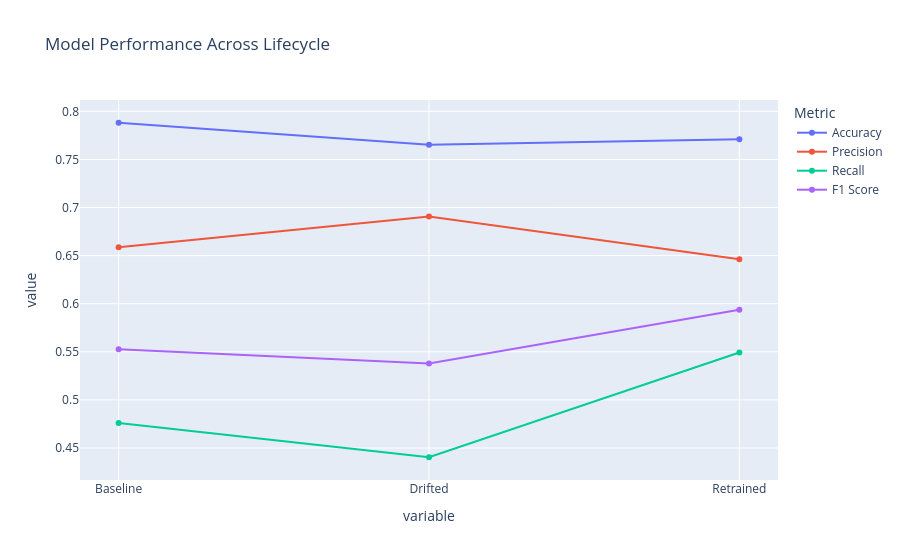

Notebook code for this chart:
### Markdown cell above
## 2. Performance Recovery

### Code cell
perf_df = final_results.melt(id_vars="Metric",
                            value_vars=["Baseline", "Drifted", "Retrained"])

fig_perf = px.line(
    perf_df,
    x="variable",
    y="value",
    color="Metric",
    markers=True,
    title="Model Performance Across Lifecycle"
)

fig_perf.show()

### Figure 1 — Plotly figure (JSON) as saved in the notebook; plotly's stock layout.template omitted (floating-point values rounded to 4 significant figures)
{"data": [{"hovertemplate": "Metric=Accuracy<br>variable=%{x}<br>value=%{y}<extra></extra>", "legendgroup": "Accuracy", "line": {"color": "#636efa", "dash": "solid"}, "marker": {"symbol": "circle"}, "mode": "lines+markers", "name": "Accuracy", "orientation": "v", "showlegend": true, "x": ["Baseline", "Drifted", "Retrained"], "xaxis": "x", "y": [0.7882, 0.7654, 0.7709], "yaxis": "y", "type": "scatter"}, {"hovertemplate": "Metric=Precision<br>variable=%{x}<br>value=%{y}<extra></extra>", "legendgroup": "Precision", "line": {"color": "#EF553B", "dash": "solid"}, "marker": {"symbol": "circle"}, "mode": "lines+markers", "name": "Precision", "orientation": "v", "showlegend": true, "x": ["Baseline", "Drifted", "Retrained"], "xaxis": "x", "y": [0.6587, 0.6906, 0.6463], "yaxis": "y", "type": "scatter"}, {"hovertemplate": "Metric=Recall<br>variable=%{x}<br>value=%{y}<extra></extra>", "legendgroup": "Recall", "line": {"color": "#00cc96", "dash": "solid"}, "marker": {"symbol": "circle"}, "mode": "lines+markers", "name": "Recall", "orientation": "v", "showlegend": true, "x": ["Baseline", "Drifted", "Retrained"], "xaxis": "x", "y": [0.4759, 0.4404, 0.5492], "yaxis": "y", "type": "scatter"}, {"hovertemplate": "Metric=F1 Score<br>variable=%{x}<br>value=%{y}<extra></extra>", "legendgroup": "F1 Score", "line": {"color": "#ab63fa", "dash": "solid"}, "marker": {"symbol": "circle"}, "mode": "lines+markers", "name": "F1 Score", "orientation": "v", "showlegend": true, "x": ["Baseline", "Drifted", "Retrained"], "xaxis": "x", "y": [0.5526, 0.5378, 0.5938], "yaxis": "y", "type": "scatter"}], "layout": {"xaxis": {"anchor": "y", "domain": [0.0, 1.0], "title": {"text": "variable"}}, "yaxis": {"anchor": "x", "domain": [0.0, 1.0], "title": {"text": "value"}}, "legend": {"title": {"text": "Metric"}, "tracegroupgap": 0}, "title": {"text": "Model Performance Across Lifecycle"}}}
